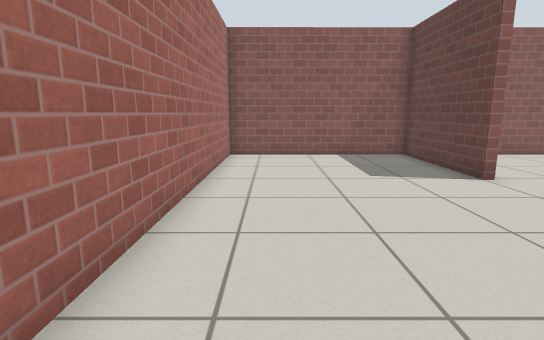
[1] (above)

16 first-person views from a walk through a Gazebo world. The camera is 0.86 m above the floor, tilts 10° down and sees 80° across. The floor is counted in squares, 0.5 m on a side. Each view is taken from the middle of a square. On the plan, view 1 faces up. The plan holds only what a view shows up to about 16 squares ahead; the rest is blank. Simple patterns stand in for the simulator's built-in surfaces.

[2]
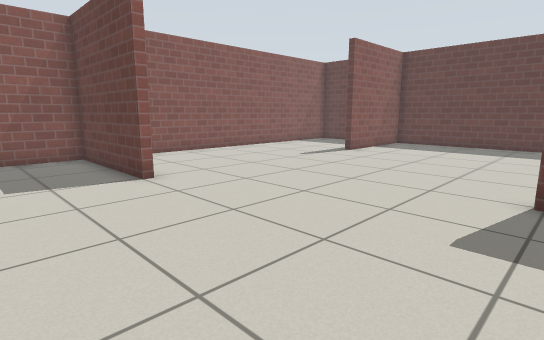

[3]
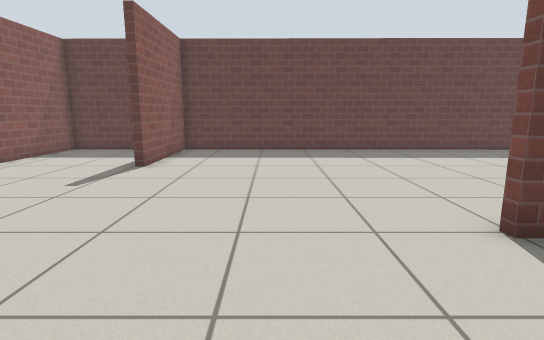

[4]
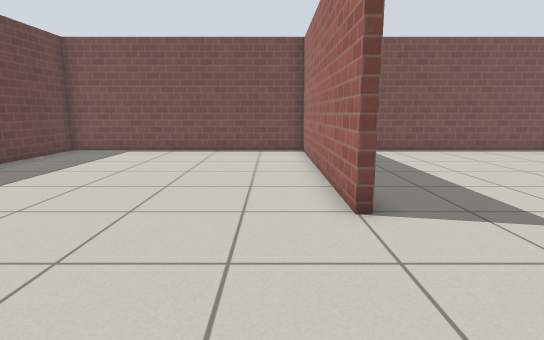

[5]
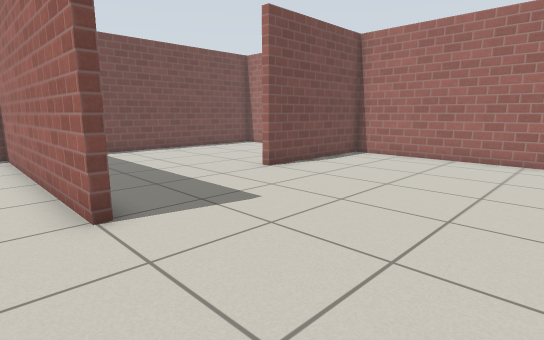

[6]
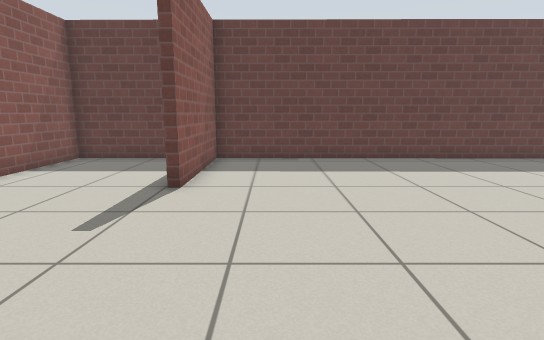

[7]
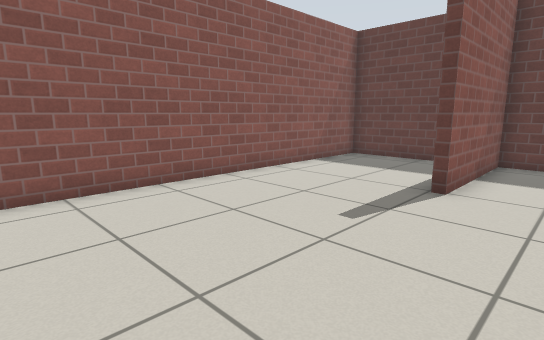

[8]
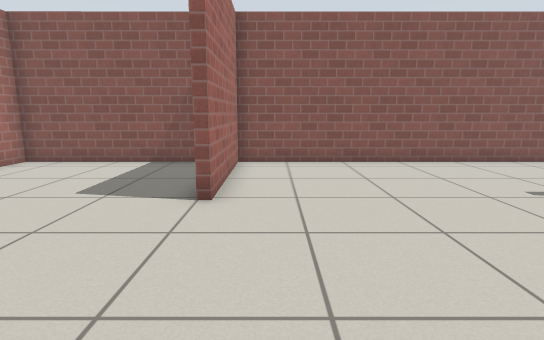

[9]
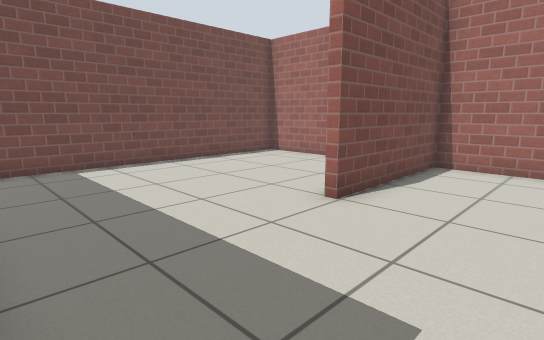

[10]
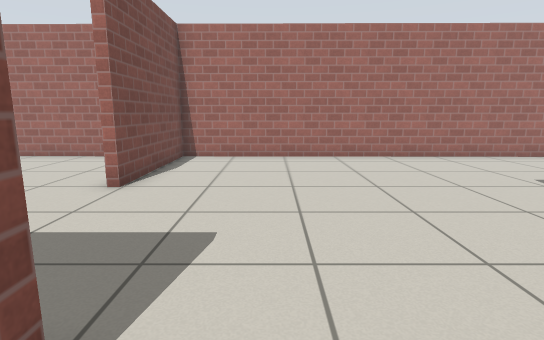

[11]
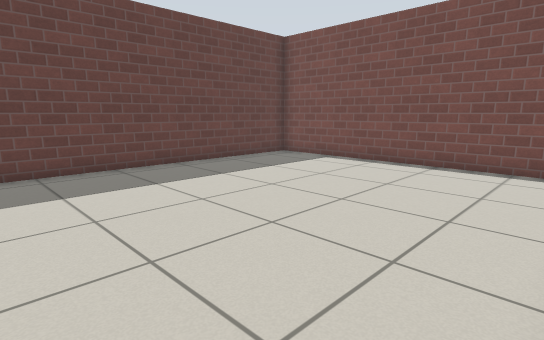

[12]
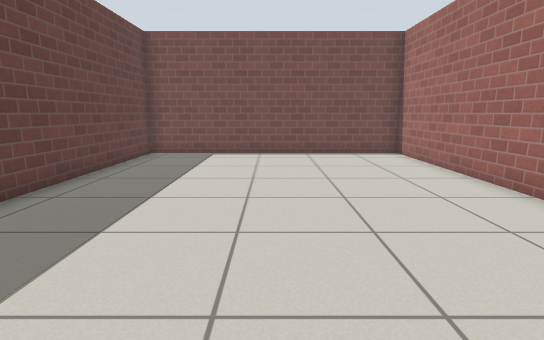

[13]
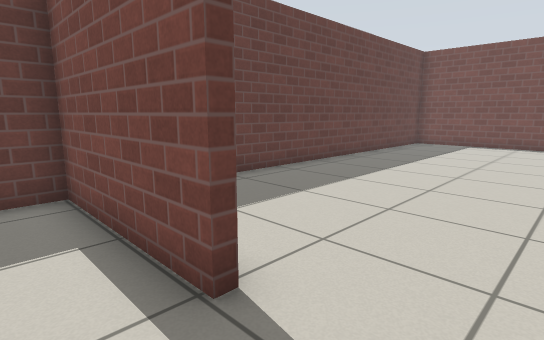

[14]
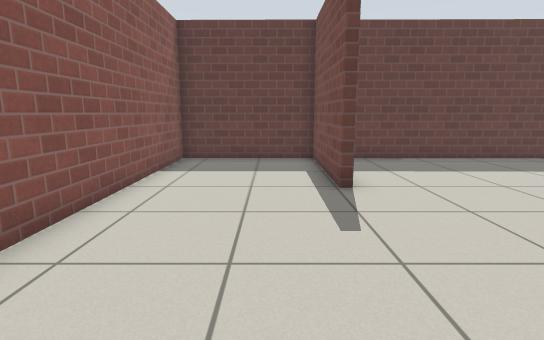

[15]
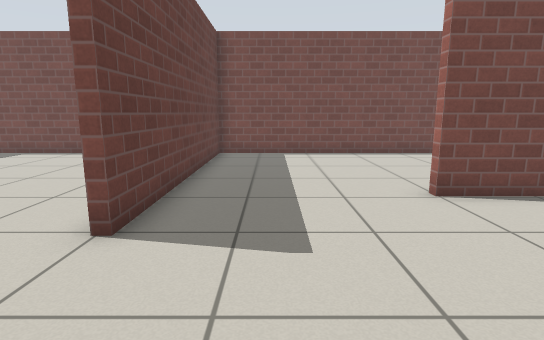

[16]
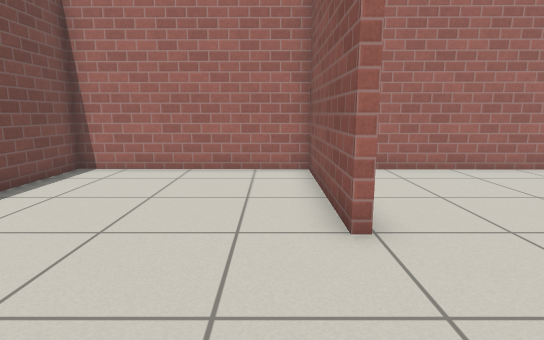

### Floor plan
Points are (right, up) in squares from view 1. A wall is a line through its corners. A room is listed if a view was taken in it or the views show most of it. See-through windows are left out.
Room 1 (views 1, 2, 3, 4, 5, 6, 7, 8, 9, 10, 11, 12, 13, 14, 15, 16)
walls: (9.6, 0.8) (9.6, -9) (20.2, -9) (20.3, 8.1) (15.3, 8.1) (15.3, 8.4) (20.4, 8.4) (20.4, 13.4) (5.8, 13.4) (5.8, 8.2); (5.5, 8.2) (5.5, 13.4) (-1.7, 13.4) (-1.9, -1.6) (3.6, -1.6); (3.6, -1.9) (-1.9, -1.9) (-1.9, -9) (9.3, -9) (9.3, 0.8)

Where each view was taken, in squares from view 1:
view 1: 0 up, 0 right, facing up
view 2: 0 up, 2 right, facing up-right
view 3: 4 up, 5 right, facing right
view 4: 6 up, 11 right, facing down
view 5: 6 up, 11 right, facing down-left
view 6: 6 up, 8 right, facing right
view 7: 6 up, 8 right, facing up-right
view 8: 2 up, 7 right, facing up
view 9: 2 up, 9 right, facing down-left
view 10: 2 up, 11 right, facing left
view 11: 2 up, 10 right, facing down-right
view 12: 5 up, 15 right, facing down
view 13: 10 up, 13 right, facing down-right
view 14: 10 up, 8 right, facing right
view 15: 5 up, 7 right, facing down
view 16: 3 down, 8 right, facing left
